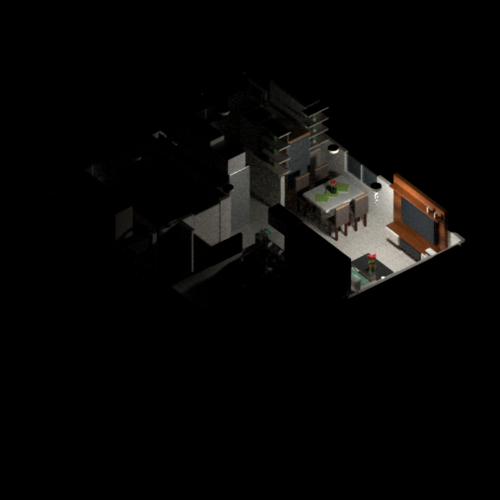
#> input picture planta3d/planta-fixa/luz_sala_1.png, 1000 x 1000 px, given in place of noite.png, which was not available (shown at 1/2 size)
$ python compor_camadas.py
#> lines starting #> are read from the running program, lines starting #| are printed output that depends on the picture; pictures that were not available may be replaced by others from this repository, and a replacement may not be noted
"""Produz camadas screen com as diferenças positivas dos renders Blender."""
from pathlib import Path
import numpy as np
from PIL import Image, ImageFilter

folder = Path(__file__).resolve().parent
def smooth(path):
    return Image.open(path).convert('RGB').filter(ImageFilter.MedianFilter(3))

base_image = smooth(folder / 'noite.png')
base = np.asarray(base_image, dtype=np.int16)
names = ['luz_sala_1','luz_sala_2','luz_cozinha','luz_corredor','luz_quarto','luz_quarto_1','tv_sala','tv_quarto']
for name in names:
    source = folder / ('_lit_' + name + '.png')
    image = np.asarray(smooth(source), dtype=np.int16)
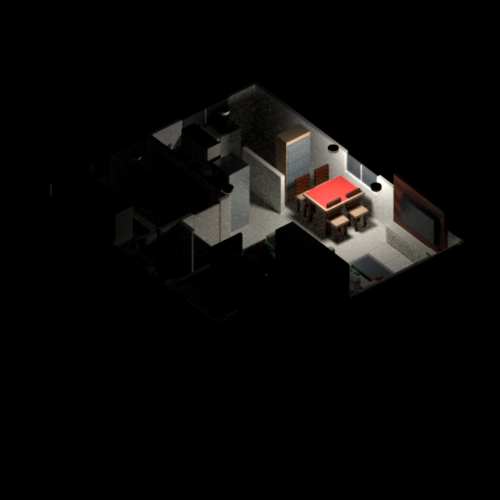
#> input picture planta3d/planta-fixa/luz_sala_2.png, 1000 x 1000 px, given in place of _lit_luz_sala_1.png, which was not available (shown at 1/2 size)
    diff = np.maximum(image - base - 3, 0)
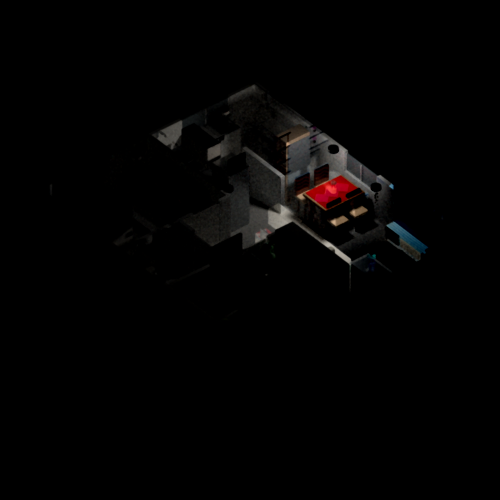
#> diff: shape (1000, 1000, 3) int16 (shown at 1/2 size); mean R, G, B 3.6, 3, 2.8
    diff = np.clip(diff * 1.6, 0, 255).astype(np.uint8)
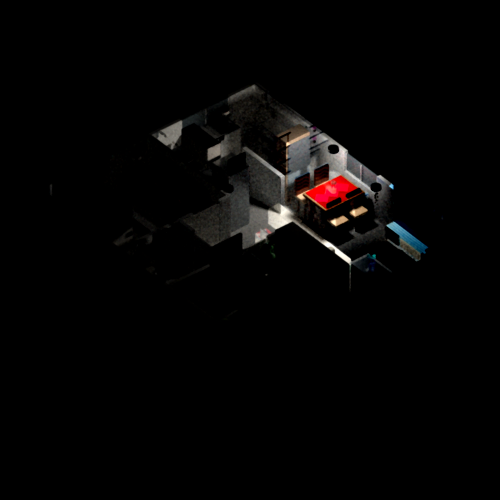
#> diff: shape (1000, 1000, 3) (shown at 1/2 size); mean R, G, B 5.7, 4.8, 4.5
    result = Image.fromarray(diff, 'RGB').filter(ImageFilter.GaussianBlur(.7)).convert('RGBA')
#> (the run stopped early here; a loop or call above may not have finished)
